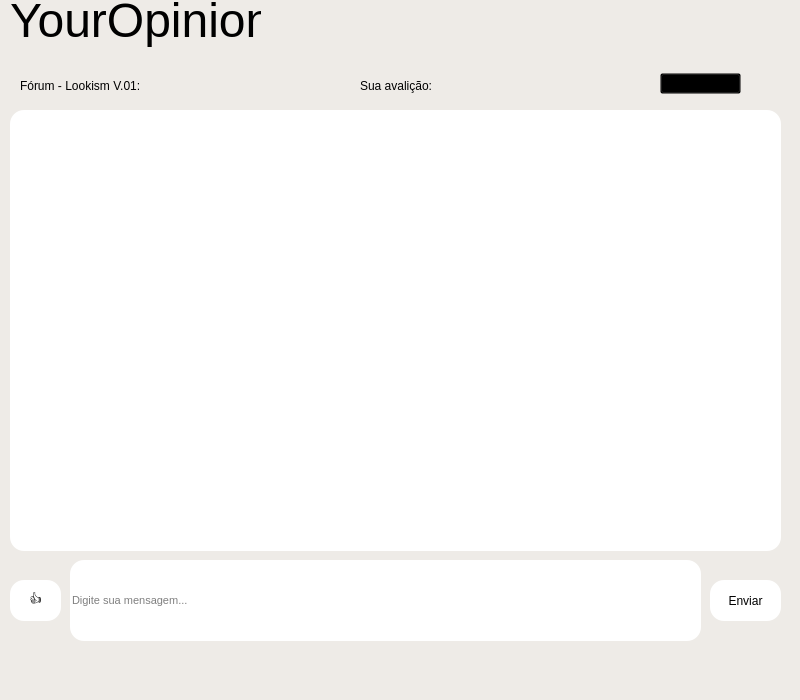
<?xml version="1.0" encoding="UTF-8"?>
<ui version="4.0">
 <class>MainWindow</class>
 <widget class="QMainWindow" name="MainWindow">
  <property name="geometry">
   <rect>
    <x>0</x>
    <y>0</y>
    <width>800</width>
    <height>700</height>
   </rect>
  </property>
  <property name="windowTitle">
   <string>MainWindow</string>
  </property>
  <property name="styleSheet">
   <string notr="true">background-color: rgb(238, 235, 231);</string>
  </property>
  <widget class="QWidget" name="centralwidget">
   <widget class="QLineEdit" name="lineEdit">
    <property name="geometry">
     <rect>
      <x>70</x>
      <y>560</y>
      <width>631</width>
      <height>81</height>
     </rect>
    </property>
    <property name="font">
     <font>
      <family>MS Shell Dlg 2</family>
      <pointsize>8</pointsize>
      <weight>50</weight>
      <italic>false</italic>
      <bold>false</bold>
     </font>
    </property>
    <property name="mouseTracking">
     <bool>true</bool>
    </property>
    <property name="acceptDrops">
     <bool>true</bool>
    </property>
    <property name="styleSheet">
     <string notr="true">border: none;  background-color: rgb(255, 255, 255);
color: rgba(0, 0, 0, 1.0); 
font: 8pt &quot;MS Shell Dlg 2&quot;;
border-radius: 14px;</string>
    </property>
    <property name="alignment">
     <set>Qt::AlignLeading|Qt::AlignLeft|Qt::AlignVCenter</set>
    </property>
    <property name="placeholderText">
     <string>Digite sua mensagem...</string>
    </property>
   </widget>
   <widget class="QPushButton" name="pushButton">
    <property name="geometry">
     <rect>
      <x>710</x>
      <y>580</y>
      <width>71</width>
      <height>41</height>
     </rect>
    </property>
    <property name="styleSheet">
     <string notr="true">border-radius: 14px;
background-color: rgb(255, 255, 255);</string>
    </property>
    <property name="text">
     <string>Enviar</string>
    </property>
   </widget>
   <widget class="QPushButton" name="pushButton_2">
    <property name="geometry">
     <rect>
      <x>10</x>
      <y>580</y>
      <width>51</width>
      <height>41</height>
     </rect>
    </property>
    <property name="styleSheet">
     <string notr="true">border-radius: 14px;
background-color: rgb(255, 255, 255);</string>
    </property>
    <property name="text">
     <string>👍</string>
    </property>
   </widget>
   <widget class="QFrame" name="frame">
    <property name="geometry">
     <rect>
      <x>10</x>
      <y>110</y>
      <width>771</width>
      <height>441</height>
     </rect>
    </property>
    <property name="styleSheet">
     <string notr="true">background-color: rgb(255, 255, 255);
border-radius:14px;</string>
    </property>
    <property name="frameShape">
     <enum>QFrame::StyledPanel</enum>
    </property>
    <property name="frameShadow">
     <enum>QFrame::Raised</enum>
    </property>
   </widget>
   <widget class="QLabel" name="label_5">
    <property name="geometry">
     <rect>
      <x>490</x>
      <y>60</y>
      <width>41</width>
      <height>41</height>
     </rect>
    </property>
    <property name="styleSheet">
     <string notr="true">background-color: transparent;

</string>
    </property>
    <property name="text">
     <string/>
    </property>
    <property name="pixmap">
     <pixmap>../Downloads/login__5_-removebg-preview.png</pixmap>
    </property>
    <property name="scaledContents">
     <bool>true</bool>
    </property>
   </widget>
   <widget class="QLabel" name="label_4">
    <property name="geometry">
     <rect>
      <x>450</x>
      <y>60</y>
      <width>41</width>
      <height>41</height>
     </rect>
    </property>
    <property name="styleSheet">
     <string notr="true">background-color: transparent;

</string>
    </property>
    <property name="text">
     <string/>
    </property>
    <property name="pixmap">
     <pixmap>../Downloads/login__5_-removebg-preview.png</pixmap>
    </property>
    <property name="scaledContents">
     <bool>true</bool>
    </property>
   </widget>
   <widget class="QLabel" name="label_8">
    <property name="geometry">
     <rect>
      <x>610</x>
      <y>60</y>
      <width>41</width>
      <height>41</height>
     </rect>
    </property>
    <property name="styleSheet">
     <string notr="true">background-color: transparent;

</string>
    </property>
    <property name="text">
     <string/>
    </property>
    <property name="pixmap">
     <pixmap>../Downloads/login__5_-removebg-preview.png</pixmap>
    </property>
    <property name="scaledContents">
     <bool>true</bool>
    </property>
   </widget>
   <widget class="QLabel" name="label_6">
    <property name="geometry">
     <rect>
      <x>530</x>
      <y>60</y>
      <width>41</width>
      <height>41</height>
     </rect>
    </property>
    <property name="styleSheet">
     <string notr="true">background-color: transparent;

</string>
    </property>
    <property name="text">
     <string/>
    </property>
    <property name="pixmap">
     <pixmap>../Downloads/login__5_-removebg-preview.png</pixmap>
    </property>
    <property name="scaledContents">
     <bool>true</bool>
    </property>
   </widget>
   <widget class="QLabel" name="label_7">
    <property name="geometry">
     <rect>
      <x>570</x>
      <y>60</y>
      <width>41</width>
      <height>41</height>
     </rect>
    </property>
    <property name="styleSheet">
     <string notr="true">background-color: transparent;

</string>
    </property>
    <property name="text">
     <string/>
    </property>
    <property name="pixmap">
     <pixmap>../Downloads/login__5_-removebg-preview.png</pixmap>
    </property>
    <property name="scaledContents">
     <bool>true</bool>
    </property>
   </widget>
   <widget class="QLabel" name="label">
    <property name="geometry">
     <rect>
      <x>20</x>
      <y>70</y>
      <width>171</width>
      <height>31</height>
     </rect>
    </property>
    <property name="styleSheet">
     <string notr="true">font: 11pt &quot;MS Shell Dlg 2&quot;; background-color: transparent;</string>
    </property>
    <property name="text">
     <string>Fórum - Lookism V.01:</string>
    </property>
   </widget>
   <widget class="QLabel" name="label_2">
    <property name="geometry">
     <rect>
      <x>10</x>
      <y>-10</y>
      <width>251</width>
      <height>61</height>
     </rect>
    </property>
    <property name="whatsThis">
     <string>&lt;html&gt;&lt;head/&gt;&lt;body&gt;&lt;p align=&quot;center&quot;&gt;&lt;br/&gt;&lt;/p&gt;&lt;/body&gt;&lt;/html&gt;</string>
    </property>
    <property name="styleSheet">
     <string notr="true">font: 26pt &quot;Vladimir Script&quot;; background-color:transparent;</string>
    </property>
    <property name="text">
     <string>&lt;html&gt;&lt;head/&gt;&lt;body&gt;&lt;p align=&quot;center&quot;&gt;&lt;span style=&quot; font-size:36pt; color:#000000;&quot;&gt;YourOpinion&lt;/span&gt;&lt;/p&gt;&lt;/body&gt;&lt;/html&gt;</string>
    </property>
    <property name="alignment">
     <set>Qt::AlignCenter</set>
    </property>
   </widget>
   <widget class="QLabel" name="label_3">
    <property name="geometry">
     <rect>
      <x>360</x>
      <y>70</y>
      <width>91</width>
      <height>31</height>
     </rect>
    </property>
    <property name="styleSheet">
     <string notr="true">font: 11pt &quot;MS Shell Dlg 2&quot;; background-color: transparent;</string>
    </property>
    <property name="text">
     <string>Sua avalição:</string>
    </property>
   </widget>
   <widget class="QPushButton" name="pushButton_3">
    <property name="geometry">
     <rect>
      <x>660</x>
      <y>73</y>
      <width>81</width>
      <height>21</height>
     </rect>
    </property>
    <property name="styleSheet">
     <string notr="true">background-color: transparent;</string>
    </property>
    <property name="text">
     <string>(Editar)</string>
    </property>
   </widget>
  </widget>
  <widget class="QMenuBar" name="menubar">
   <property name="geometry">
    <rect>
     <x>0</x>
     <y>0</y>
     <width>800</width>
     <height>21</height>
    </rect>
   </property>
  </widget>
  <widget class="QStatusBar" name="statusbar"/>
 </widget>
 <resources/>
 <connections/>
</ui>
